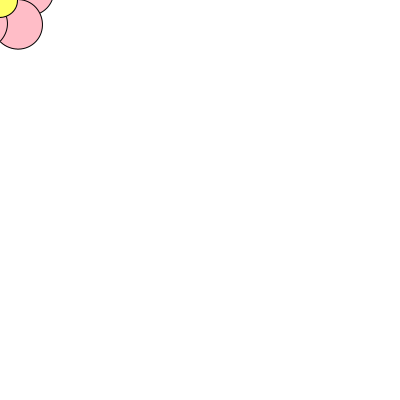
Frame 1 (no input)
Frame 60 (the mouse pressed at the canvas centre just before this capture): identical to frame 1, image omitted
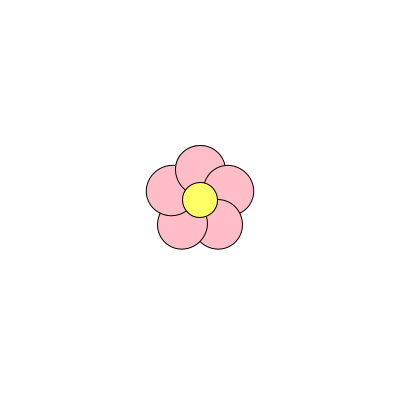
Frame 120 (the mouse held since frame 60 and released just before this capture)

The Processing sketch that drew these frames (run headless with seeded random() and noise(); from frame 60 on, the mouse is pressed at the canvas centre):

// Processing sketch: flower_work
// ── flower_work.pde
void setup() {
  size(400, 400);
}
void draw() {
  background(255);
  translate(mouseX, mouseY);

  for (int i =0; i < 5; i++) {
    fill(#ffbdc7);
    ellipse(0, -30, 50, 50);
    rotate(2*PI/5);
  }
  
  arc(0, -30, 50, 50, PI/2, 3*PI/2);
  fill(#FFFF66);
  ellipse(0, 0, 35, 35);
}
